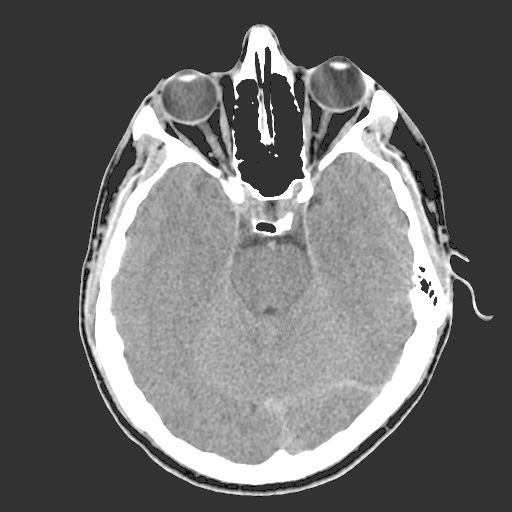
#> input picture HW2/HeadCT.tif, 512 x 512 px
$ python HW2_9733023_Code_Q04.py
#> lines starting #> are read from the running program, lines starting #| are printed output that depends on the picture
'''
___OVERVIEW___
CODE FOR QUESTION 4 - HW 2

___SUMMARY___
Various Transfer Functions

___AUTHOR___
Amirhossein Daraie — 9733023

___DATE___
08/April/2021
19/01/1400

'''

import numpy as np
import cv2
import matplotlib.pyplot as plt

#####################################
## Part 1
#####################################

def transform2(img, A, B):
#> called with img = array of shape (3, 3), A = 1, B = 3
    function = lambda x,A,B : x if (x >= A and x <= B) else 0

    arr = []
    for num in img.ravel():
        arr.append( function(num,A,B) )

    return np.array(arr).reshape(img.shape)

A = np.array([[1,2,3],
             [3,0,5],
             [4,3,2]])

print("Input:")
print(A)
print("Output:")
print(transform2(A,1,3))


#####################################
## Part 2
#####################################

# load and process images
image = cv2.imread("HeadCT.tif", flags=cv2.IMREAD_GRAYSCALE)
#> image is the input picture: shape (512, 512); min 2, max 255, mean 107.2
result = transform2(image,55,250)
#> call 2 of transform2, with A = 55, B = 250
#> after the loop in transform2 (call 2), `for num in img.ravel():`: arr = 262144 items
#> in transform2 (call 2), `return np.array(arr).reshape(img.shape)`:
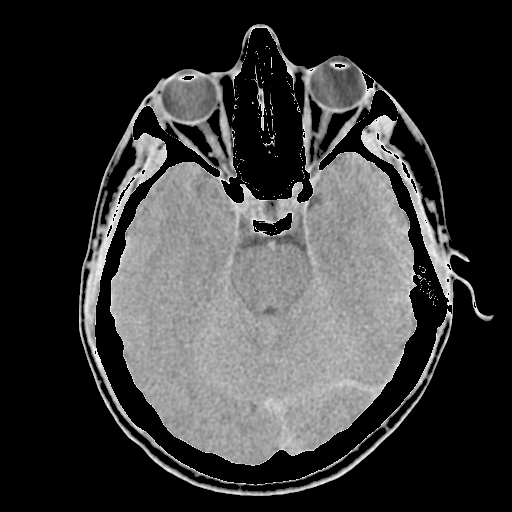
#> returned value: shape (512, 512) int64; min 0, max 249, mean 58.2
# show images
fig,ax = plt.subplots(1,2,figsize=(12,6))
ax[0].imshow(image,vmin=image.min(),vmax=image.max(), cmap='gray')
ax[1].imshow(result,vmin=result.min(),vmax=result.max(), cmap='gray')
ax[0].set_title('Before')
ax[1].set_title('After')
ax[0].axis('off')
ax[1].axis('off')
plt.tight_layout()
# plt.savefig('9733023-4_image1.png', bbox_inches='tight')
plt.show()
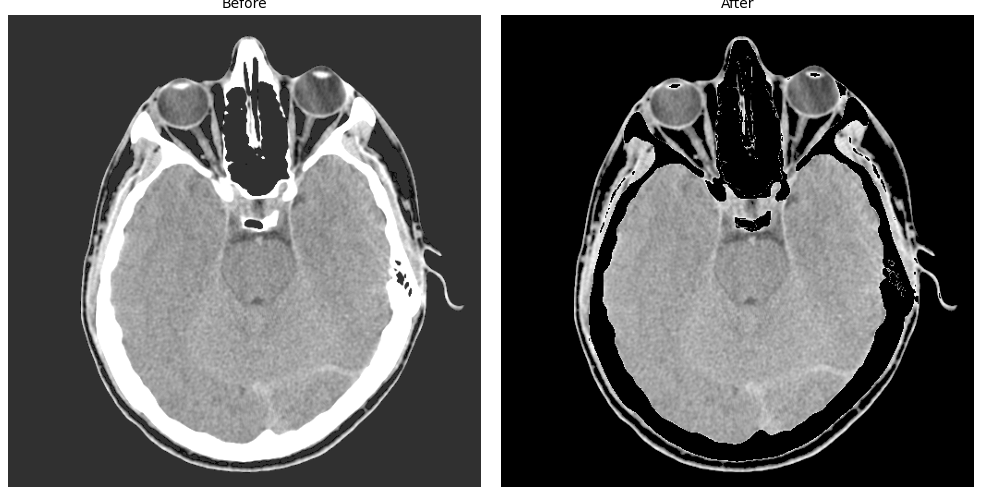
#> figure drawn by matplotlib, 2 panels


#####################################
## Part 3
#####################################

intensities = np.arange(0,2**8-1)
fig,ax = plt.subplots(figsize=(6,6))
st = fig.suptitle("Transfer Functon", fontsize="x-large")
ax.plot(intensities,transform2(intensities,55,250),lw=2)
plt.tight_layout()
# plt.savefig('9733023-4_image2.png', bbox_inches='tight')
plt.show()
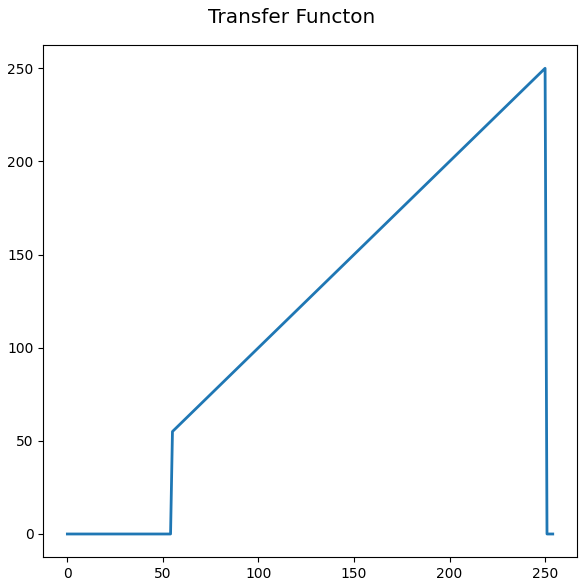
#> figure drawn by matplotlib, 1 panel; curve peaks at x = 250, y = 250
